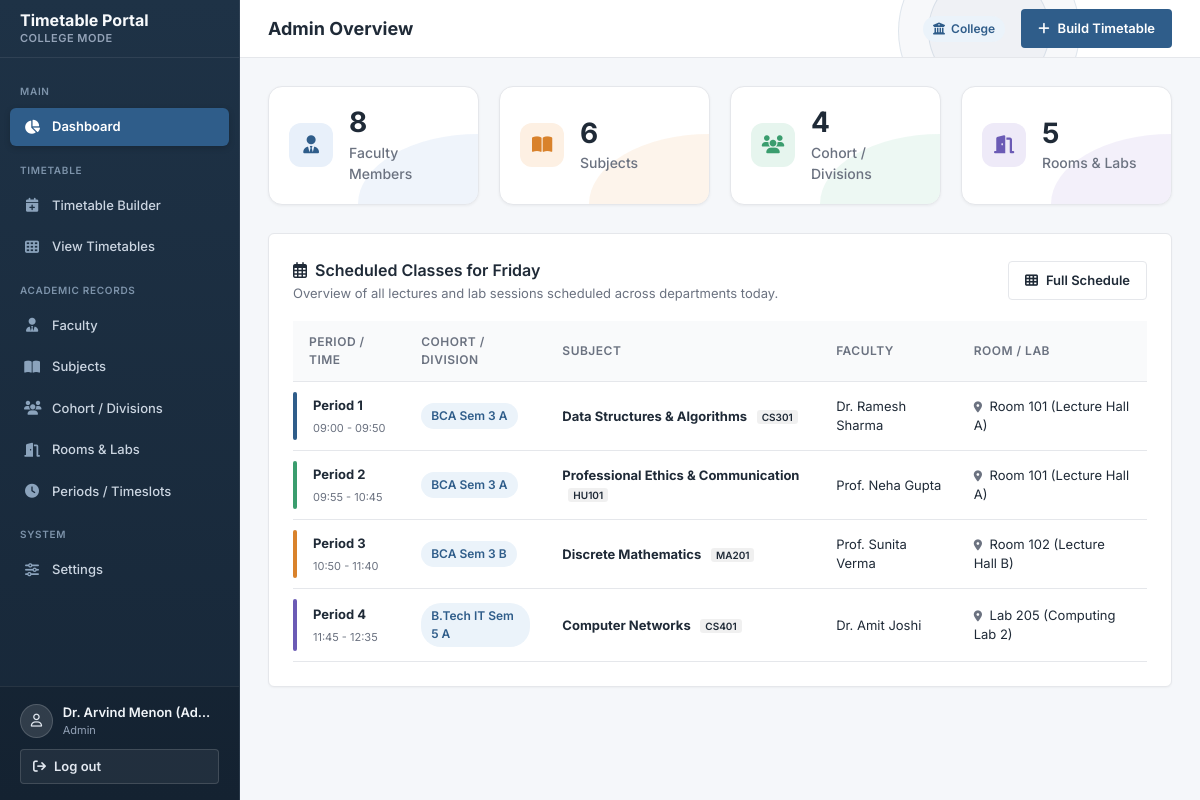
Page /dashboard (signed in) on the committed database.
### tables this page shows
CREATE TABLE settings (
    key TEXT PRIMARY KEY,
    value TEXT NOT NULL
);

CREATE TABLE timetable (
    id INTEGER PRIMARY KEY AUTOINCREMENT,
    group_id INTEGER NOT NULL,
    subject_id INTEGER NOT NULL,
    faculty_id INTEGER NOT NULL,
    room_id INTEGER NOT NULL,
    day TEXT NOT NULL CHECK(day IN ('Monday', 'Tuesday', 'Wednesday', 'Thursday', 'Friday', 'Saturday')),
    timeslot_id INTEGER NOT NULL,
    FOREIGN KEY (group_id) REFERENCES groups(id) ON DELETE CASCADE,
    FOREIGN KEY (subject_id) REFERENCES subjects(id) ON DELETE CASCADE,
    FOREIGN KEY (faculty_id) REFERENCES faculty(id) ON DELETE CASCADE,
    FOREIGN KEY (room_id) REFERENCES rooms(id) ON DELETE CASCADE,
    FOREIGN KEY (timeslot_id) REFERENCES timeslots(id) ON DELETE CASCADE
);

CREATE TABLE timeslots (
    id INTEGER PRIMARY KEY AUTOINCREMENT,
    label TEXT NOT NULL,
    start_time TEXT NOT NULL,
    end_time TEXT NOT NULL
);

CREATE TABLE groups (
    id INTEGER PRIMARY KEY AUTOINCREMENT,
    name TEXT UNIQUE NOT NULL
);

CREATE TABLE subjects (
    id INTEGER PRIMARY KEY AUTOINCREMENT,
    name TEXT NOT NULL,
    code TEXT UNIQUE NOT NULL
);

CREATE TABLE users (
    id INTEGER PRIMARY KEY AUTOINCREMENT,
    name TEXT NOT NULL,
    email TEXT UNIQUE NOT NULL,
    password_hash TEXT NOT NULL,
    role TEXT NOT NULL CHECK(role IN ('admin', 'faculty'))
);

CREATE TABLE rooms (
    id INTEGER PRIMARY KEY AUTOINCREMENT,
    name TEXT UNIQUE NOT NULL,
    capacity INTEGER NOT NULL DEFAULT 40
);

### app.py (the view)
@app.route("/dashboard")
@login_required(role="admin")
def dashboard():
    cur = g.db.cursor()
    cur.execute("SELECT COUNT(*) AS count FROM faculty")
    faculty_count = cur.fetchone()["count"]
    cur.execute("SELECT COUNT(*) AS count FROM subjects")
    subject_count = cur.fetchone()["count"]
    cur.execute("SELECT COUNT(*) AS count FROM groups")
    group_count = cur.fetchone()["count"]
    cur.execute("SELECT COUNT(*) AS count FROM rooms")
    room_count = cur.fetchone()["count"]
    today_name = datetime.datetime.now().strftime("%A")
    query_day = today_name if today_name in DAYS_OF_WEEK else "Monday"
    cur.execute(
        """
        SELECT t.id, t.day, ts.label AS period_label, ts.start_time, ts.end_time,
               g.name AS group_name, s.name AS subject_name, s.code AS subject_code,
               u.name AS faculty_name, r.name AS room_name
        FROM timetable t
        JOIN timeslots ts ON t.timeslot_id = ts.id
        JOIN groups g ON t.group_id = g.id
        JOIN subjects s ON t.subject_id = s.id
        JOIN faculty f ON t.faculty_id = f.id
        JOIN users u ON f.user_id = u.id
        JOIN rooms r ON t.room_id = r.id
        WHERE t.day = ?
        ORDER BY ts.start_time ASC, g.name ASC
        """,
        (query_day,)
    )
    today_classes = cur.fetchall()
    return render_template(
        "dashboard.html",
        faculty_count=faculty_count,
        subject_count=subject_count,
        group_count=group_count,
        room_count=room_count,
        today_classes=today_classes,
        today_name=query_day,
        is_sunday=(today_name not in DAYS_OF_WEEK)
    )

### app.py (called while the page is built)
@app.before_request
def setup_db():
    global _pg_initialized
    if is_postgres():
        if not _pg_initialized:
            init_db()
            _pg_initialized = True
    elif not os.path.exists(get_db_path()):
        init_db()
    g.db = get_db()

@app.context_processor
def inject_globals():
    institution_type = "college"
    if hasattr(g, "db"):
        cur = g.db.cursor()
        cur.execute("SELECT value FROM settings WHERE key = 'institution_type'")
        row = cur.fetchone()
        if row:
            institution_type = row["value"]
    group_label = "Class / Section" if institution_type == "school" else "Cohort / Division"
    group_placeholder = "e.g. 8-A or 10-B" if institution_type == "school" else "e.g. BCA Sem 3 A or CSE Sem 5"
    return {
        "current_user": session.get("user"),
        "institution_type": institution_type,
        "group_label": group_label,
        "group_placeholder": group_placeholder,
        "days_of_week": DAYS_OF_WEEK
    }

def login_required(role=None):
    def decorator(f):
        @wraps(f)
        def decorated_function(*args, **kwargs):
            user = session.get("user")
            if not user:
                flash("Please log in to access this page.", "danger")
                return redirect(url_for("login"))
            if role and user.get("role") != role:
                flash("Unauthorized access. You do not have permission for that page.", "danger")
                if user.get("role") == "faculty":
                    return redirect(url_for("my_timetable"))
                return redirect(url_for("dashboard"))
            return f(*args, **kwargs)
        return decorated_function
    return decorator

### database.py (called while the page is built, shortened)
def get_database_url():
    url = os.environ.get("DATABASE_URL", "").strip()
    if url.startswith("postgres://"):
        url = "postgresql://" + url[len("postgres://"):]
    return url

def is_postgres():
    return bool(get_database_url())

def is_vercel_env():
    return bool(os.environ.get("VERCEL") or os.environ.get("VERCEL_ENV"))

def get_db_path():
    if is_vercel_env():
        tmp_db = "/tmp/timetable.db"
        if not os.path.exists(tmp_db) and os.path.exists(BUNDLED_DB):
            shutil.copyfile(BUNDLED_DB, tmp_db)
        return tmp_db
    return BUNDLED_DB

def get_db():
    db_url = get_database_url()
    db_path = get_db_path()
    conn = sqlite3.connect(db_path)
    conn.row_factory = sqlite3.Row
    conn.execute("PRAGMA foreign_keys = ON;")
    return conn

### templates/dashboard.html (shortened to what this page needs)
{% extends "base.html" %}
{% block header_title %}Admin Overview{% endblock %}
{% block header_actions %}
<a href="{{ url_for('timetable_builder') }}" class="btn btn-primary">
  <i class="fa-solid fa-plus"></i>
  <span>Build Timetable</span>
</a>
{% endblock %}
{% block content %}
<div class="stats-grid">
  <div class="stat-card stat-card-faculty">
    <div class="stat-icon blue">
      <i class="fa-solid fa-user-tie"></i>
    </div>
    <div class="stat-info">
      <span class="stat-value">{{ faculty_count }}</span>
      <span class="stat-label">Faculty Members</span>
    </div>
  </div>
  <div class="stat-card stat-card-subjects">
    <div class="stat-icon amber">
      <i class="fa-solid fa-book-open"></i>
    </div>
    <div class="stat-info">
      <span class="stat-value">{{ subject_count }}</span>
      <span class="stat-label">Subjects</span>
    </div>
  </div>
  <div class="stat-card stat-card-cohorts">
    <div class="stat-icon green">
      <i class="fa-solid fa-users"></i>
    </div>
    <div class="stat-info">
      <span class="stat-value">{{ group_count }}</span>
      <span class="stat-label">{{ group_label }}s</span>
    </div>
  </div>
  <div class="stat-card stat-card-rooms">
    <div class="stat-icon violet">
      <i class="fa-solid fa-door-open"></i>
    </div>
    <div class="stat-info">
      <span class="stat-value">{{ room_count }}</span>
      <span class="stat-label">Rooms & Labs</span>
    </div>
  </div>
</div>
<div class="card">
  <div class="card-header">
    <div>
      <h2 class="card-title">
        <i class="fa-regular fa-calendar-days"></i>
        <span>Scheduled Classes for {{ today_name }}</span>
      </h2>
      <p class="card-subtitle">
        {% if is_sunday %}
          Sunday is a non-instructional day. Showing Monday's timetable for planning.
        {% else %}
          Overview of all lectures and lab sessions scheduled across departments today.
        {% endif %}
      </p>
    </div>
    <a href="{{ url_for('timetable_view') }}" class="btn btn-outline">
      <i class="fa-solid fa-table-cells"></i>
      <span>Full Schedule</span>
    </a>
  </div>
  {% if today_classes %}
    <div class="table-responsive">
      <table class="data-table">
        <thead>
          <tr>
            <th>Period / Time</th>
            <th>{{ group_label }}</th>
            <th>Subject</th>
            <th>Faculty</th>
            <th>Room / Lab</th>
          </tr>
        </thead>
        <tbody>
          {% for slot in today_classes %}
            <tr class="period-row" style="--period-color: {{ ['#2F5D8A', '#3A9D6E', '#D9822B', '#6B5BB5', '#0E7490', '#BE185D', '#4338CA'][(slot.timeslot_id|default(loop.index0)) % 7] }};">
              <td class="period-time-cell">
                <span class="period-bar" aria-hidden="true"></span>
                <div class="period-time-content">
                  <strong>{{ slot.period_label }}</strong>
                  <div class="form-helper">{{ slot.start_time }} - {{ slot.end_time }}</div>
                </div>
              </td>
              <td>
                <span class="badge-tag">{{ slot.group_name }}</span>
              </td>
              <td>
                <strong>{{ slot.subject_name }}</strong>
                <span class="slot-code" style="margin-left: 6px;">{{ slot.subject_code }}</span>
              </td>
              <td>{{ slot.faculty_name }}</td>
              <td>
                <i class="fa-solid fa-location-dot" style="font-size: 11px; color: var(--muted); margin-right: 4px;"></i>
                {{ slot.room_name }}
              </td>
            </tr>
          {% endfor %}
        </tbody>
      </table>
    </div>
  {% endif %}
</div>
{% endblock %}

### templates/base.html (shortened to what this page needs)
<!DOCTYPE html>
<html lang="en">
<head>
  <link rel="stylesheet" href="https://cdnjs.cloudflare.com/ajax/libs/font-awesome/6.5.1/css/all.min.css">
  <link rel="stylesheet" href="{{ url_for('static', filename='css/style.css') }}">
</head>
<body>
  <div class="app-layout">
    <aside class="sidebar" id="sidebar">
      <div class="sidebar-header">
        <div>
          <div class="sidebar-title">Timetable Portal</div>
          <div class="sidebar-sub">{{ institution_type|capitalize }} Mode</div>
        </div>
      </div>
      <nav class="sidebar-nav">
        {% if current_user and current_user.role == 'admin' %}
          <div class="nav-section-title">Main</div>
          <a href="{{ url_for('dashboard') }}" class="nav-link {% if request.path == url_for('dashboard') %}active{% endif %}">
            <i class="fa-solid fa-chart-pie"></i>
            <span>Dashboard</span>
          </a>
          <div class="nav-section-title">Timetable</div>
          <a href="{{ url_for('timetable_builder') }}" class="nav-link {% if request.path.startswith('/timetable/builder') %}active{% endif %}">
            <i class="fa-solid fa-calendar-plus"></i>
            <span>Timetable Builder</span>
          </a>
          <a href="{{ url_for('timetable_view') }}" class="nav-link {% if request.path.startswith('/timetable/view') %}active{% endif %}">
            <i class="fa-solid fa-table-cells"></i>
            <span>View Timetables</span>
          </a>
          <div class="nav-section-title">Academic Records</div>
          <a href="{{ url_for('faculty_list') }}" class="nav-link {% if request.path.startswith('/faculty') %}active{% endif %}">
            <i class="fa-solid fa-user-tie"></i>
            <span>Faculty</span>
          </a>
          <a href="{{ url_for('subjects_list') }}" class="nav-link {% if request.path.startswith('/subjects') %}active{% endif %}">
            <i class="fa-solid fa-book-open"></i>
            <span>Subjects</span>
          </a>
          <a href="{{ url_for('groups_list') }}" class="nav-link {% if request.path.startswith('/groups') %}active{% endif %}">
            <i class="fa-solid fa-users"></i>
            <span>{{ group_label }}s</span>
          </a>
          <a href="{{ url_for('rooms_list') }}" class="nav-link {% if request.path.startswith('/rooms') %}active{% endif %}">
            <i class="fa-solid fa-door-open"></i>
            <span>Rooms & Labs</span>
          </a>
          <a href="{{ url_for('timeslots_list') }}" class="nav-link {% if request.path.startswith('/timeslots') %}active{% endif %}">
            <i class="fa-solid fa-clock"></i>
            <span>Periods / Timeslots</span>
          </a>
          <div class="nav-section-title">System</div>
          <a href="{{ url_for('settings') }}" class="nav-link {% if request.path.startswith('/settings') %}active{% endif %}">
            <i class="fa-solid fa-sliders"></i>
            <span>Settings</span>
          </a>
        {% endif %}
      </nav>
      <div class="sidebar-footer">
        <div class="user-badge">
          <div class="user-avatar">
            <i class="fa-regular fa-user"></i>
          </div>
          <div class="user-info">
            <span class="user-name" title="{{ current_user.name }}">{{ current_user.name }}</span>
            <span class="user-role">{{ current_user.role }}</span>
          </div>
        </div>
        <a href="{{ url_for('logout') }}" class="btn btn-outline" style="width: 100%; justify-content: flex-start; padding: 7px 12px;">
          <i class="fa-solid fa-arrow-right-from-bracket"></i>
          <span>Log out</span>
        </a>
      </div>
    </aside>
    <div class="main-wrapper">
      <header class="topbar">
        <div class="topbar-left">
          <h1 class="page-title">{% block header_title %}Dashboard{% endblock %}</h1>
        </div>
        <div class="topbar-right">
          <span class="badge-tag">
            <i class="fa-solid fa-building-columns"></i>
            <span>{{ institution_type|capitalize }}</span>
          </span>
          {% block header_actions %}{% endblock %}
        </div>
      </header>
      <main class="content-area">
        {% block content %}{% endblock %}
      </main>
    </div>
  </div>
</body>
</html>

### rows in the picture
settings: value "COLLEGE", value "College"
timetable: period_label "Period 1", start_time "09:00", end_time "09:50", group_name "BCA Sem 3 A", subject_name "Data Structures & Algorithms", subject_code "CS301", faculty_name "Dr. Ramesh Sharma", room_name "Room 101 (Lecture Hall A)"
timetable: period_label "Period 2", start_time "09:55", end_time "10:45", group_name "BCA Sem 3 A", subject_name "Professional Ethics & Communication", subject_code "HU101", faculty_name "Prof. Neha Gupta", room_name "Room 101 (Lecture Hall A)"
timetable: period_label "Period 3", start_time "10:50", end_time "11:40", group_name "BCA Sem 3 B", subject_name "Discrete Mathematics", subject_code "MA201", faculty_name "Prof. Sunita Verma", room_name "Room 102 (Lecture Hall B)"
timetable: period_label "Period 4", start_time "11:45", end_time "12:35", group_name "B.Tech IT Sem 5 A", subject_name "Computer Networks", subject_code "CS401", faculty_name "Dr. Amit Joshi", room_name "Lab 205 (Computing Lab 2)"

### other values in the picture
{{ group_label }} "Cohort / Division"
{{ current_user.name }} "Dr. Arvind Menon (Ad…"
{{ current_user.role }} "Admin"
{{ faculty_count }} "8"
{{ subject_count }} "6"
{{ group_count }} "4"
{{ room_count }} "5"
{{ today_name }} "Friday"
{{ group_label }} "COHORT / DIVISION"
